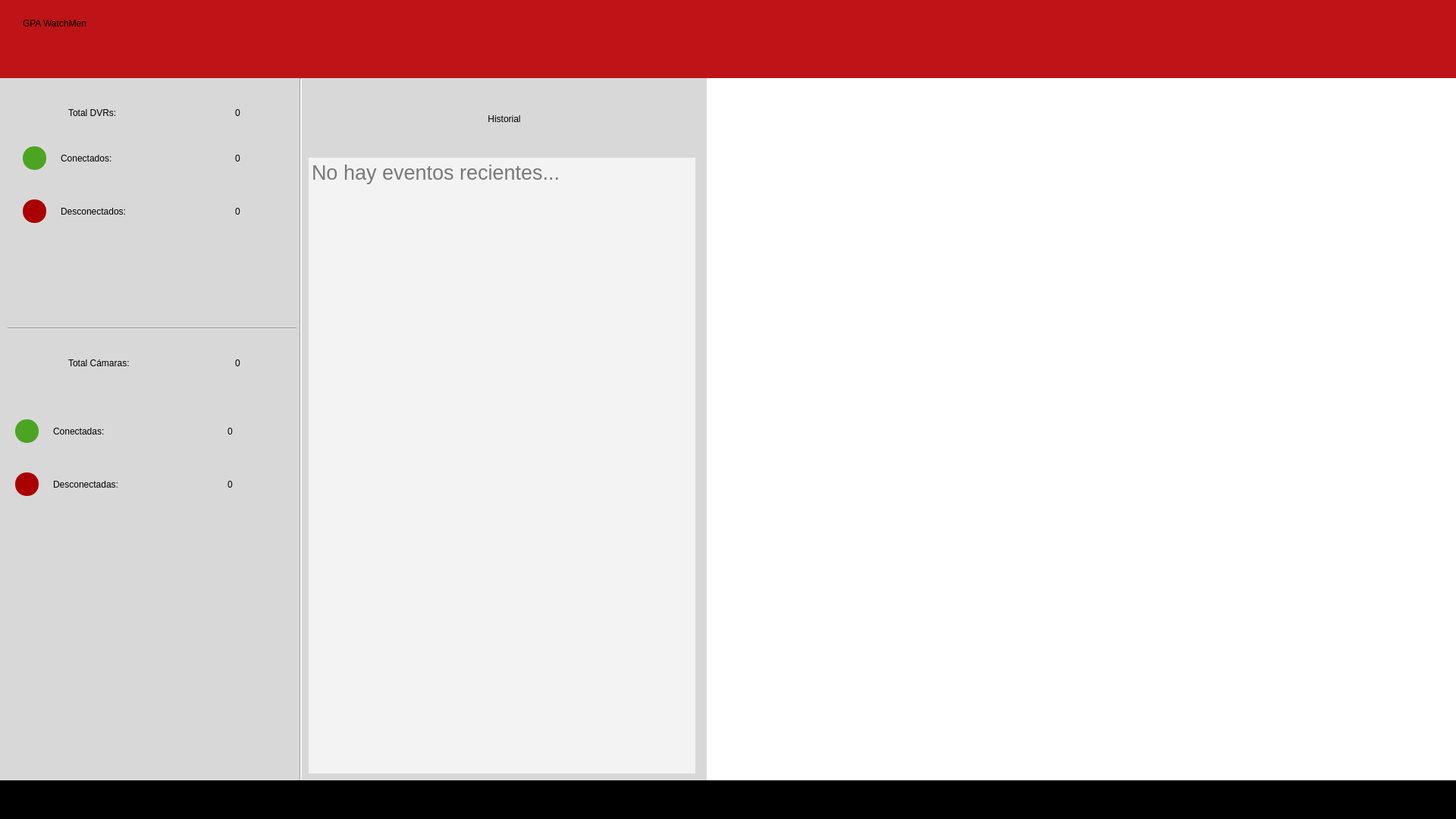
<?xml version="1.0" encoding="UTF-8"?>
<ui version="4.0">
 <class>WatchMenWindow</class>
 <widget class="QMainWindow" name="WatchMenWindow">
  <property name="geometry">
   <rect>
    <x>0</x>
    <y>0</y>
    <width>1920</width>
    <height>1080</height>
   </rect>
  </property>
  <property name="windowTitle">
   <string>MainWindow</string>
  </property>
  <property name="styleSheet">
   <string notr="true">*{
font: 20pt &quot;Ubuntu&quot;;
}</string>
  </property>
  <widget class="QWidget" name="mainWidget">
   <layout class="QGridLayout" name="gridLayout" rowstretch="10,90,5" columnstretch="20,1,27,50">
    <property name="leftMargin">
     <number>0</number>
    </property>
    <property name="topMargin">
     <number>0</number>
    </property>
    <property name="rightMargin">
     <number>0</number>
    </property>
    <property name="bottomMargin">
     <number>0</number>
    </property>
    <property name="spacing">
     <number>0</number>
    </property>
    <item row="1" column="3">
     <widget class="QWidget" name="eventWidget" native="true">
      <property name="styleSheet">
       <string notr="true">background-color: rgb(255, 255, 255);</string>
      </property>
     </widget>
    </item>
    <item row="2" column="0" colspan="4">
     <widget class="QWidget" name="bottomBarWidget" native="true">
      <property name="styleSheet">
       <string notr="true">background-color: rgb(0, 0, 0);</string>
      </property>
     </widget>
    </item>
    <item row="1" column="0">
     <widget class="QWidget" name="deviceWidget" native="true">
      <property name="styleSheet">
       <string notr="true">background-color: rgb(216, 216, 216);</string>
      </property>
      <widget class="QWidget" name="widget" native="true">
       <property name="geometry">
        <rect>
         <x>10</x>
         <y>10</y>
         <width>381</width>
         <height>61</height>
        </rect>
       </property>
       <widget class="QLabel" name="label">
        <property name="geometry">
         <rect>
          <x>80</x>
          <y>20</y>
          <width>141</width>
          <height>31</height>
         </rect>
        </property>
        <property name="text">
         <string>Total DVRs:</string>
        </property>
       </widget>
       <widget class="QLabel" name="label_2">
        <property name="geometry">
         <rect>
          <x>300</x>
          <y>20</y>
          <width>71</width>
          <height>31</height>
         </rect>
        </property>
        <property name="text">
         <string>0</string>
        </property>
       </widget>
       <widget class="QWidget" name="widget_2" native="true">
        <property name="geometry">
         <rect>
          <x>10</x>
          <y>20</y>
          <width>41</width>
          <height>31</height>
         </rect>
        </property>
       </widget>
      </widget>
      <widget class="QWidget" name="widget_3" native="true">
       <property name="geometry">
        <rect>
         <x>10</x>
         <y>340</y>
         <width>371</width>
         <height>61</height>
        </rect>
       </property>
       <widget class="QLabel" name="label_3">
        <property name="geometry">
         <rect>
          <x>80</x>
          <y>20</y>
          <width>191</width>
          <height>31</height>
         </rect>
        </property>
        <property name="text">
         <string>Total Cámaras:</string>
        </property>
       </widget>
       <widget class="QLabel" name="label_4">
        <property name="geometry">
         <rect>
          <x>300</x>
          <y>20</y>
          <width>51</width>
          <height>31</height>
         </rect>
        </property>
        <property name="text">
         <string>0</string>
        </property>
       </widget>
       <widget class="QWidget" name="widget_4" native="true">
        <property name="geometry">
         <rect>
          <x>10</x>
          <y>20</y>
          <width>41</width>
          <height>31</height>
         </rect>
        </property>
       </widget>
      </widget>
      <widget class="Line" name="line_2">
       <property name="geometry">
        <rect>
         <x>10</x>
         <y>320</y>
         <width>381</width>
         <height>20</height>
        </rect>
       </property>
       <property name="orientation">
        <enum>Qt::Horizontal</enum>
       </property>
      </widget>
      <widget class="QWidget" name="widget_5" native="true">
       <property name="geometry">
        <rect>
         <x>10</x>
         <y>80</y>
         <width>381</width>
         <height>51</height>
        </rect>
       </property>
       <widget class="QLabel" name="label_5">
        <property name="geometry">
         <rect>
          <x>70</x>
          <y>10</y>
          <width>161</width>
          <height>31</height>
         </rect>
        </property>
        <property name="text">
         <string>Conectados:</string>
        </property>
       </widget>
       <widget class="QLabel" name="label_6">
        <property name="geometry">
         <rect>
          <x>300</x>
          <y>10</y>
          <width>71</width>
          <height>31</height>
         </rect>
        </property>
        <property name="text">
         <string>0</string>
        </property>
       </widget>
       <widget class="QWidget" name="widget_6" native="true">
        <property name="geometry">
         <rect>
          <x>20</x>
          <y>10</y>
          <width>31</width>
          <height>31</height>
         </rect>
        </property>
        <property name="styleSheet">
         <string notr="true">background-color: rgb(76, 165, 34);
border-radius: 15px;</string>
        </property>
       </widget>
      </widget>
      <widget class="QWidget" name="widget_7" native="true">
       <property name="geometry">
        <rect>
         <x>10</x>
         <y>150</y>
         <width>381</width>
         <height>51</height>
        </rect>
       </property>
       <widget class="QLabel" name="label_7">
        <property name="geometry">
         <rect>
          <x>70</x>
          <y>10</y>
          <width>201</width>
          <height>31</height>
         </rect>
        </property>
        <property name="text">
         <string>Desconectados:</string>
        </property>
       </widget>
       <widget class="QLabel" name="label_8">
        <property name="geometry">
         <rect>
          <x>300</x>
          <y>10</y>
          <width>71</width>
          <height>31</height>
         </rect>
        </property>
        <property name="text">
         <string>0</string>
        </property>
       </widget>
       <widget class="QWidget" name="widget_8" native="true">
        <property name="geometry">
         <rect>
          <x>20</x>
          <y>10</y>
          <width>31</width>
          <height>31</height>
         </rect>
        </property>
        <property name="styleSheet">
         <string notr="true">background-color: rgb(170, 0, 0);
border-radius: 15px;</string>
        </property>
       </widget>
      </widget>
      <widget class="QWidget" name="widget_9" native="true">
       <property name="geometry">
        <rect>
         <x>0</x>
         <y>440</y>
         <width>381</width>
         <height>51</height>
        </rect>
       </property>
       <widget class="QLabel" name="label_9">
        <property name="geometry">
         <rect>
          <x>70</x>
          <y>10</y>
          <width>161</width>
          <height>31</height>
         </rect>
        </property>
        <property name="text">
         <string>Conectadas:</string>
        </property>
       </widget>
       <widget class="QLabel" name="label_10">
        <property name="geometry">
         <rect>
          <x>300</x>
          <y>10</y>
          <width>71</width>
          <height>31</height>
         </rect>
        </property>
        <property name="text">
         <string>0</string>
        </property>
       </widget>
       <widget class="QWidget" name="widget_10" native="true">
        <property name="geometry">
         <rect>
          <x>20</x>
          <y>10</y>
          <width>31</width>
          <height>31</height>
         </rect>
        </property>
        <property name="styleSheet">
         <string notr="true">background-color: rgb(76, 165, 34);
border-radius: 15px;</string>
        </property>
       </widget>
      </widget>
      <widget class="QWidget" name="widget_11" native="true">
       <property name="geometry">
        <rect>
         <x>0</x>
         <y>510</y>
         <width>381</width>
         <height>51</height>
        </rect>
       </property>
       <widget class="QLabel" name="label_11">
        <property name="geometry">
         <rect>
          <x>70</x>
          <y>10</y>
          <width>201</width>
          <height>31</height>
         </rect>
        </property>
        <property name="text">
         <string>Desconectadas:</string>
        </property>
       </widget>
       <widget class="QLabel" name="label_12">
        <property name="geometry">
         <rect>
          <x>300</x>
          <y>10</y>
          <width>71</width>
          <height>31</height>
         </rect>
        </property>
        <property name="text">
         <string>0</string>
        </property>
       </widget>
       <widget class="QWidget" name="widget_12" native="true">
        <property name="geometry">
         <rect>
          <x>20</x>
          <y>10</y>
          <width>31</width>
          <height>31</height>
         </rect>
        </property>
        <property name="styleSheet">
         <string notr="true">background-color: rgb(170, 0, 0);
border-radius: 15px;</string>
        </property>
       </widget>
      </widget>
     </widget>
    </item>
    <item row="1" column="2">
     <widget class="QWidget" name="historialWidget" native="true">
      <property name="styleSheet">
       <string notr="true">background-color: rgb(216, 216, 216);</string>
      </property>
      <layout class="QGridLayout" name="gridLayout_3" rowstretch="10,90">
       <item row="1" column="2">
        <widget class="QTextEdit" name="textEdit">
         <property name="font">
          <font>
           <family>Ubuntu</family>
           <pointsize>20</pointsize>
           <italic>false</italic>
           <bold>false</bold>
          </font>
         </property>
         <property name="styleSheet">
          <string notr="true">background-color: rgb(243, 243, 243);
border:none;</string>
         </property>
         <property name="readOnly">
          <bool>true</bool>
         </property>
         <property name="placeholderText">
          <string>No hay eventos recientes...</string>
         </property>
        </widget>
       </item>
       <item row="0" column="2" colspan="2">
        <widget class="QLabel" name="historialLabel">
         <property name="text">
          <string>Historial</string>
         </property>
         <property name="alignment">
          <set>Qt::AlignCenter</set>
         </property>
        </widget>
       </item>
      </layout>
     </widget>
    </item>
    <item row="0" column="0" colspan="4">
     <widget class="QWidget" name="topBarWidget" native="true">
      <property name="styleSheet">
       <string notr="true">background-color: rgb(190, 20, 23);</string>
      </property>
      <widget class="QLabel" name="iconLabel">
       <property name="geometry">
        <rect>
         <x>30</x>
         <y>10</y>
         <width>241</width>
         <height>41</height>
        </rect>
       </property>
       <property name="styleSheet">
        <string notr="true">background-image: url(:/Recursos/gpaIcon.svg);</string>
       </property>
       <property name="text">
        <string>GPA WatchMen</string>
       </property>
      </widget>
     </widget>
    </item>
    <item row="1" column="1">
     <widget class="Line" name="line">
      <property name="orientation">
       <enum>Qt::Vertical</enum>
      </property>
     </widget>
    </item>
   </layout>
  </widget>
 </widget>
 <resources>
  <include location="../Recursos/resources.qrc"/>
 </resources>
 <connections/>
</ui>
